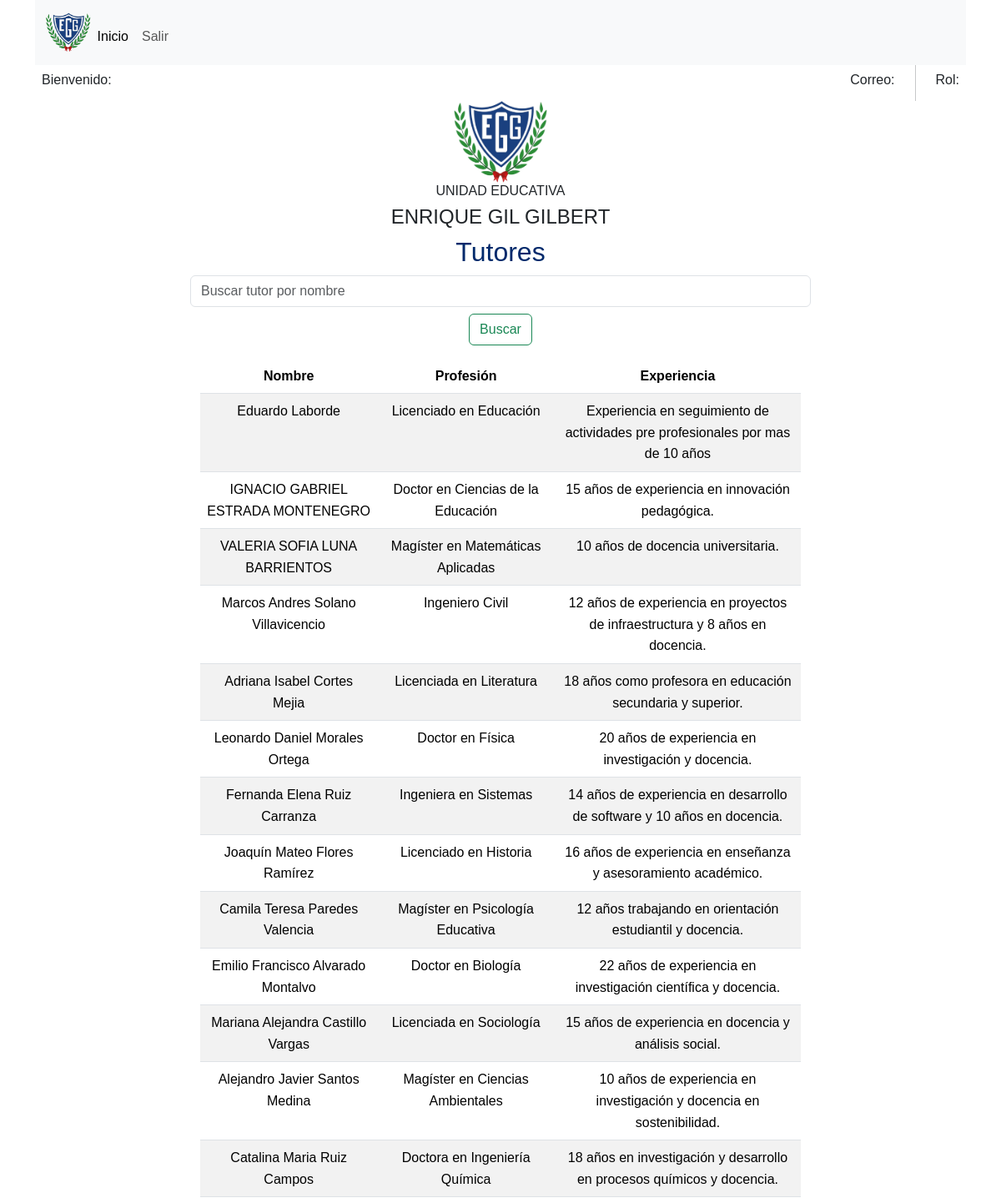
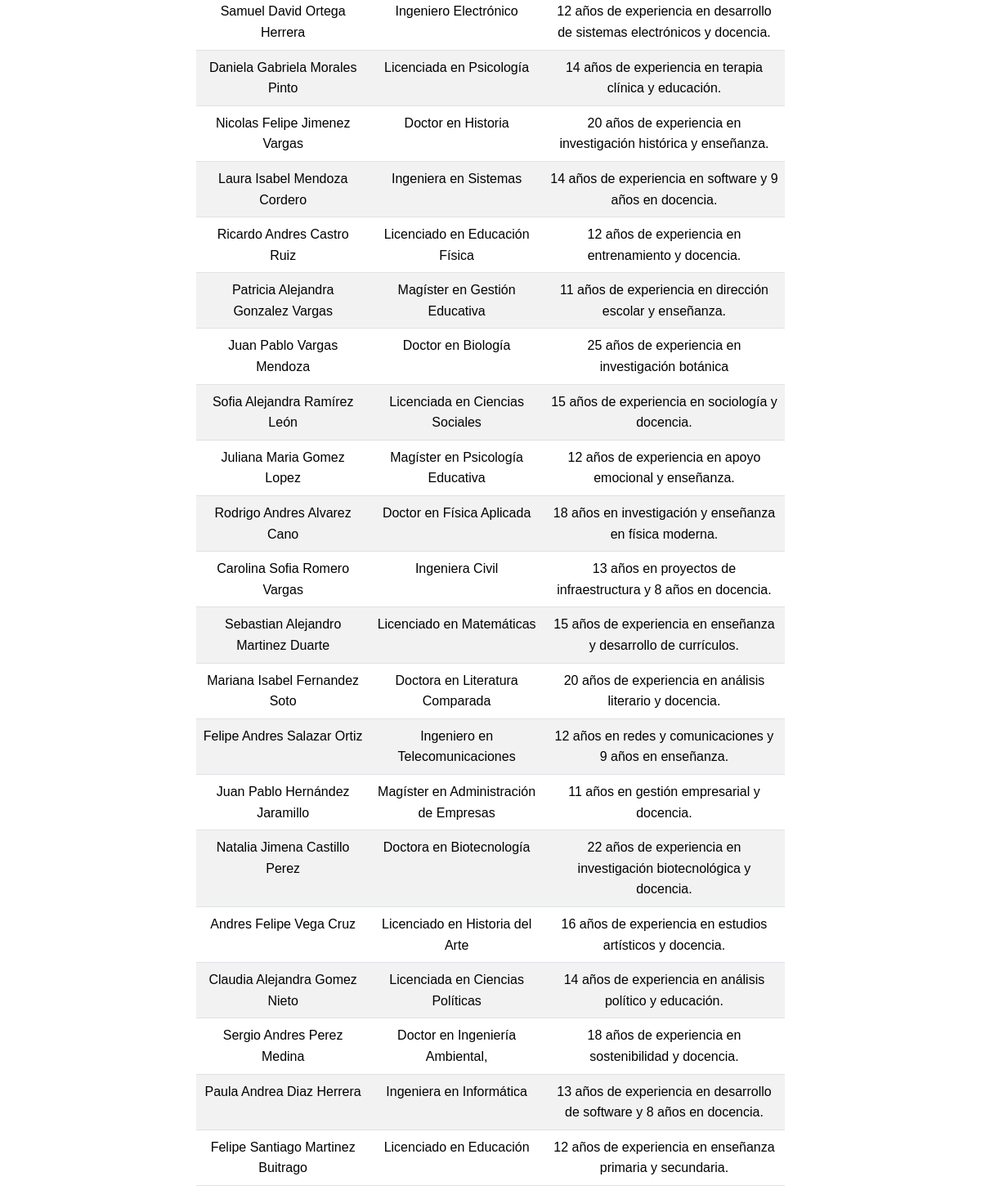
Page /tutores/ on the committed database (2 pictures, top to bottom).
### estudiantes/models.py (models this page shows, shortened)
class Tutor (models.Model):
    nombre = models.CharField(max_length=100)
    profesion = models.CharField(max_length=100)
    experiencia = models.TextField(max_length=500)

### estudiantes/views.py (the view)
# urls.py: path('tutores/', views.tutor_list, name='tutor_list'),
def tutor_list(request):
    query = request.GET.get('q', '')  # Obtener el valor de búsqueda si existe
    if query:
        tutores = Tutor.objects.filter(Q(nombre__icontains=query))
    else:
        tutores = Tutor.objects.all()  # Si no hay búsqueda, mostrar todos los tutores
    return render(request, 'tutor_list.html', {'tutores': tutores, 'query': query})

### templates/tutor_list.html (shortened to what this page needs)
{% extends 'bases/basehome.html' %}
{% block content %}
    <h2>Tutores</h2>
    <form method="GET" action="{% url 'tutor_list' %}" class="mb-3 col-sm-8 offset-sm-2">
        <input type="text" name="q" value="{{ query }}" class="form-control" placeholder="Buscar tutor por nombre">
        <button type="submit" class="btn btn-outline-success mt-2">Buscar</button>
    </form>
    <div class="container">
        <div class="row">
            <div class="col-sm-8 offset-sm-2">
                <table class="table table-striped table-hover">
                    <thead>
                        <tr>
                            <th>Nombre</th>
                            <th>Profesión</th>
                            <th>Experiencia</th>
                        </tr>
                    </thead>
                    <tbody>
                        {% for tutor in tutores %}
                            <tr>
                                <td>{{ tutor.nombre }}</td>
                                <td>{{ tutor.profesion }}</td>
                                <td>{{ tutor.experiencia }}</td>
                            </tr>
                        {% endfor %}
                    </tbody>
                </table>
            </div>
        </div>
    </div>
{% endblock %}

### static/css/style.css (style rules this page uses)
h2 { color: #00296b !important; }

### static/css/respuesta.css (style rules this page uses)
div { font-family: Arial, sans-serif; line-height: 1.6; }

### rows in the picture
Tutor: nombre "Eduardo Laborde", profesion "Licenciado en Educación", experiencia "Experiencia en seguimiento de actividades pre profesionales por mas de 10 años"
Tutor: nombre "IGNACIO GABRIEL ESTRADA MONTENEGRO", profesion "Doctor en Ciencias de la Educación", experiencia "15 años de experiencia en innovación pedagógica."
Tutor: nombre "VALERIA SOFIA LUNA BARRIENTOS", profesion "Magíster en Matemáticas Aplicadas", experiencia "10 años de docencia universitaria."
Tutor: nombre "Marcos Andres Solano Villavicencio", profesion "Ingeniero Civil", experiencia "12 años de experiencia en proyectos de infraestructura y 8 años en docencia."
Tutor: nombre "Adriana Isabel Cortes Mejia", profesion "Licenciada en Literatura", experiencia "18 años como profesora en educación secundaria y superior."
Tutor: nombre "Leonardo Daniel Morales Ortega", profesion "Doctor en Física", experiencia "20 años de experiencia en investigación y docencia."
Tutor: nombre "Fernanda Elena Ruiz Carranza", profesion "Ingeniera en Sistemas", experiencia "14 años de experiencia en desarrollo de software y 10 años en docencia."
Tutor: nombre "Joaquín Mateo Flores Ramírez", profesion "Licenciado en Historia", experiencia "16 años de experiencia en enseñanza y asesoramiento académico."
Tutor: nombre "Camila Teresa Paredes Valencia", profesion "Magíster en Psicología Educativa", experiencia "12 años trabajando en orientación estudiantil y docencia."
Tutor: nombre "Emilio Francisco Alvarado Montalvo", profesion "Doctor en Biología", experiencia "22 años de experiencia en investigación científica y docencia."
Tutor: nombre "Mariana Alejandra Castillo Vargas", profesion "Licenciada en Sociología", experiencia "15 años de experiencia en docencia y análisis social."
Tutor: nombre "Alejandro Javier Santos Medina", profesion "Magíster en Ciencias Ambientales", experiencia "10 años de experiencia en investigación y docencia en sostenibilidad."
Tutor: nombre "Catalina Maria Ruiz Campos", profesion "Doctora en Ingeniería Química", experiencia "18 años en investigación y desarrollo en procesos químicos y docencia."
Tutor: nombre "Samuel David Ortega Herrera", profesion "Ingeniero Electrónico", experiencia "12 años de experiencia en desarrollo de sistemas electrónicos y docencia."
Tutor: nombre "Daniela Gabriela Morales Pinto", profesion "Licenciada en Psicología", experiencia "14 años de experiencia en terapia clínica y educación."
Tutor: nombre "Nicolas Felipe Jimenez Vargas", profesion "Doctor en Historia", experiencia "20 años de experiencia en investigación histórica y enseñanza."
Tutor: nombre "Laura Isabel Mendoza Cordero", profesion "Ingeniera en Sistemas", experiencia "14 años de experiencia en software y 9 años en docencia."
Tutor: nombre "Ricardo Andres Castro Ruiz", profesion "Licenciado en Educación Física", experiencia "12 años de experiencia en entrenamiento y docencia."
Tutor: nombre "Patricia Alejandra Gonzalez Vargas", profesion "Magíster en Gestión Educativa", experiencia "11 años de experiencia en dirección escolar y enseñanza."
Tutor: nombre "Juan Pablo Vargas Mendoza", profesion "Doctor en Biología", experiencia "25 años de experiencia en investigación botánica"
Tutor: nombre "Sofia Alejandra Ramírez León", profesion "Licenciada en Ciencias Sociales", experiencia "15 años de experiencia en sociología y docencia."
Tutor: nombre "Juliana Maria Gomez Lopez", profesion "Magíster en Psicología Educativa", experiencia "12 años de experiencia en apoyo emocional y enseñanza."
Tutor: nombre "Rodrigo Andres Alvarez Cano", profesion "Doctor en Física Aplicada", experiencia "18 años en investigación y enseñanza en física moderna."
Tutor: nombre "Carolina Sofia Romero Vargas", profesion "Ingeniera Civil", experiencia "13 años en proyectos de infraestructura y 8 años en docencia."
Tutor: nombre "Sebastian Alejandro Martinez Duarte", profesion "Licenciado en Matemáticas", experiencia "15 años de experiencia en enseñanza y desarrollo de currículos."
Tutor: nombre "Mariana Isabel Fernandez Soto", profesion "Doctora en Literatura Comparada", experiencia "20 años de experiencia en análisis literario y docencia."
Tutor: nombre "Felipe Andres Salazar Ortiz", profesion "Ingeniero en Telecomunicaciones", experiencia "12 años en redes y comunicaciones y 9 años en enseñanza."
Tutor: nombre "Juan Pablo Hernández Jaramillo", profesion "Magíster en Administración de Empresas", experiencia "11 años en gestión empresarial y docencia."
Tutor: nombre "Natalia Jimena Castillo Perez", profesion "Doctora en Biotecnología", experiencia "22 años de experiencia en investigación biotecnológica y docencia."
Tutor: nombre "Andres Felipe Vega Cruz", profesion "Licenciado en Historia del Arte", experiencia "16 años de experiencia en estudios artísticos y docencia."
Tutor: nombre "Claudia Alejandra Gomez Nieto", profesion "Licenciada en Ciencias Políticas", experiencia "14 años de experiencia en análisis político y educación."
Tutor: nombre "Sergio Andres Perez Medina", profesion "Doctor en Ingeniería Ambiental,", experiencia "18 años de experiencia en sostenibilidad y docencia."
Tutor: nombre "Paula Andrea Diaz Herrera", profesion "Ingeniera en Informática", experiencia "13 años de experiencia en desarrollo de software y 8 años en docencia."
Tutor: nombre "Felipe Santiago Martinez Buitrago", profesion "Licenciado en Educación", experiencia "12 años de experiencia en enseñanza primaria y secundaria."
